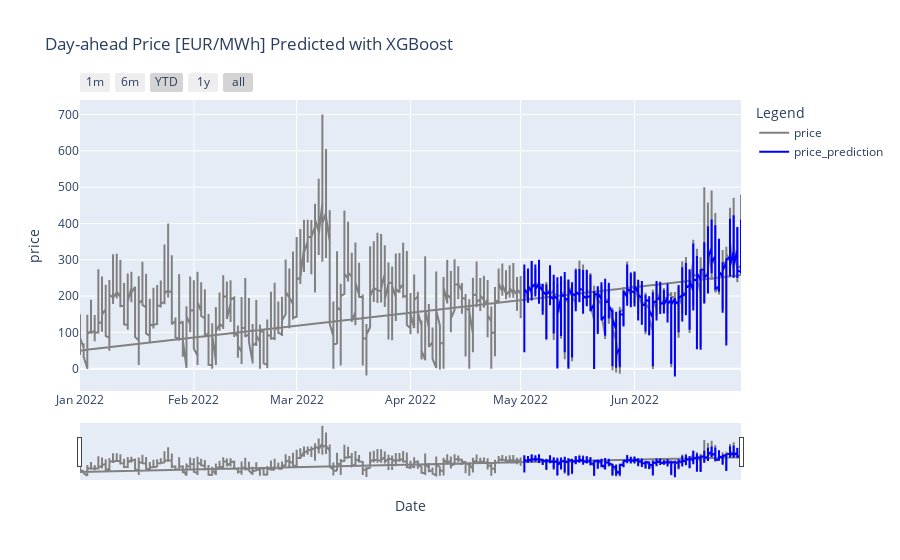

Here is the notebook cell this chart was saved with:
### Code cell
xgb_obj.get_forecast()
xgb_obj.plot_forecast()

### Figure 1 — Plotly figure (JSON) as saved in the notebook; plotly's stock layout.template omitted (floating-point values rounded to 4 significant figures; data arrays with more than 128 entries replaced by an {"elided": "..."} marker saying what was removed)
{"data": [{"line": {"color": "grey"}, "name": "price", "type": "scatter", "x": {"elided": "4344 str values"}, "y": {"elided": "4344 float values"}}, {"line": {"color": "blue"}, "name": "price_prediction", "type": "scatter", "x": {"elided": "4344 str values"}, "y": {"elided": "4344 float values"}}], "layout": {"font": {"size": 12}, "hovermode": "x unified", "legend": {"title": {"text": "Legend"}}, "title": {"text": "Day-ahead Price [EUR/MWh] Predicted with XGBoost"}, "xaxis": {"anchor": "y", "domain": [0, 1], "rangeselector": {"buttons": [{"count": 1, "label": "1m", "step": "month", "stepmode": "backward"}, {"count": 6, "label": "6m", "step": "month", "stepmode": "backward"}, {"count": 1, "label": "YTD", "step": "year", "stepmode": "todate"}, {"count": 1, "label": "1y", "step": "year", "stepmode": "backward"}, {"step": "all"}]}, "rangeslider": {"visible": true}, "title": {"text": "Date"}}, "yaxis": {"anchor": "x", "domain": [0, 1], "title": {"text": "price"}}}}
